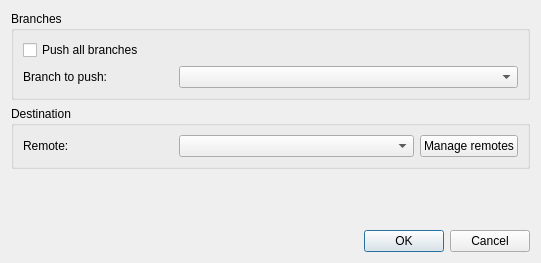
<?xml version="1.0" encoding="UTF-8"?>
<ui version="4.0">
 <class>Dialog</class>
 <widget class="QDialog" name="Dialog">
  <property name="geometry">
   <rect>
    <x>0</x>
    <y>0</y>
    <width>541</width>
    <height>263</height>
   </rect>
  </property>
  <property name="windowTitle">
   <string>Push</string>
  </property>
  <layout class="QVBoxLayout" name="verticalLayout_2">
   <item>
    <widget class="QGroupBox" name="groupBox">
     <property name="title">
      <string>Branches</string>
     </property>
     <layout class="QVBoxLayout" name="verticalLayout">
      <item>
       <widget class="QCheckBox" name="chkPushAll">
        <property name="text">
         <string>Push all branches</string>
        </property>
       </widget>
      </item>
      <item>
       <layout class="QGridLayout" name="gridLayout">
        <item row="0" column="1" colspan="2">
         <widget class="QComboBox" name="comboBranch"/>
        </item>
        <item row="0" column="0">
         <widget class="QLabel" name="label">
          <property name="sizePolicy">
           <sizepolicy hsizetype="Fixed" vsizetype="Preferred">
            <horstretch>0</horstretch>
            <verstretch>0</verstretch>
           </sizepolicy>
          </property>
          <property name="minimumSize">
           <size>
            <width>150</width>
            <height>0</height>
           </size>
          </property>
          <property name="text">
           <string>Branch to push:</string>
          </property>
         </widget>
        </item>
       </layout>
      </item>
     </layout>
    </widget>
   </item>
   <item>
    <widget class="QGroupBox" name="groupBox_2">
     <property name="title">
      <string>Destination</string>
     </property>
     <layout class="QGridLayout" name="gridLayout_2">
      <item row="2" column="1">
       <widget class="QComboBox" name="comboRemote">
        <property name="sizePolicy">
         <sizepolicy hsizetype="MinimumExpanding" vsizetype="Fixed">
          <horstretch>0</horstretch>
          <verstretch>0</verstretch>
         </sizepolicy>
        </property>
       </widget>
      </item>
      <item row="2" column="2">
       <widget class="QPushButton" name="btnManageRemotes">
        <property name="sizePolicy">
         <sizepolicy hsizetype="Maximum" vsizetype="Fixed">
          <horstretch>0</horstretch>
          <verstretch>0</verstretch>
         </sizepolicy>
        </property>
        <property name="text">
         <string>Manage remotes</string>
        </property>
       </widget>
      </item>
      <item row="2" column="0">
       <widget class="QLabel" name="label_3">
        <property name="sizePolicy">
         <sizepolicy hsizetype="Preferred" vsizetype="Fixed">
          <horstretch>0</horstretch>
          <verstretch>0</verstretch>
         </sizepolicy>
        </property>
        <property name="minimumSize">
         <size>
          <width>150</width>
          <height>0</height>
         </size>
        </property>
        <property name="text">
         <string>Remote:</string>
        </property>
       </widget>
      </item>
     </layout>
    </widget>
   </item>
   <item>
    <spacer name="verticalSpacer">
     <property name="orientation">
      <enum>Qt::Vertical</enum>
     </property>
     <property name="sizeHint" stdset="0">
      <size>
       <width>20</width>
       <height>40</height>
      </size>
     </property>
    </spacer>
   </item>
   <item>
    <widget class="QDialogButtonBox" name="buttonBox">
     <property name="orientation">
      <enum>Qt::Horizontal</enum>
     </property>
     <property name="standardButtons">
      <set>QDialogButtonBox::Cancel|QDialogButtonBox::Ok</set>
     </property>
    </widget>
   </item>
  </layout>
 </widget>
 <resources/>
 <connections/>
</ui>
